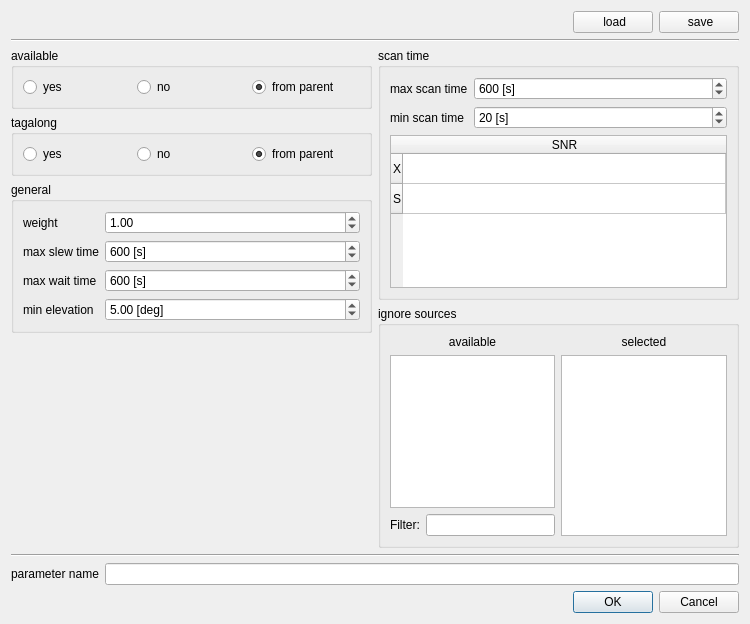
<?xml version="1.0" encoding="UTF-8"?>
<ui version="4.0">
 <class>stationParametersDialog</class>
 <widget class="QDialog" name="stationParametersDialog">
  <property name="geometry">
   <rect>
    <x>0</x>
    <y>0</y>
    <width>750</width>
    <height>624</height>
   </rect>
  </property>
  <property name="windowTitle">
   <string>Dialog</string>
  </property>
  <layout class="QVBoxLayout" name="verticalLayout_7">
   <item>
    <layout class="QHBoxLayout" name="horizontalLayout_9">
     <item>
      <spacer name="horizontalSpacer_2">
       <property name="orientation">
        <enum>Qt::Horizontal</enum>
       </property>
       <property name="sizeHint" stdset="0">
        <size>
         <width>40</width>
         <height>20</height>
        </size>
       </property>
      </spacer>
     </item>
     <item>
      <widget class="QPushButton" name="pushButton_load">
       <property name="text">
        <string> load</string>
       </property>
       <property name="icon">
        <iconset resource="myresources.qrc">
         <normaloff>:/icons/icons/folder-open-5.png</normaloff>:/icons/icons/folder-open-5.png</iconset>
       </property>
      </widget>
     </item>
     <item>
      <widget class="QPushButton" name="pushButton_save">
       <property name="text">
        <string> save</string>
       </property>
       <property name="icon">
        <iconset resource="myresources.qrc">
         <normaloff>:/icons/icons/document-export.png</normaloff>:/icons/icons/document-export.png</iconset>
       </property>
      </widget>
     </item>
    </layout>
   </item>
   <item>
    <widget class="Line" name="line_2">
     <property name="orientation">
      <enum>Qt::Horizontal</enum>
     </property>
    </widget>
   </item>
   <item>
    <layout class="QHBoxLayout" name="horizontalLayout_6" stretch="1,1">
     <item>
      <layout class="QVBoxLayout" name="verticalLayout">
       <item>
        <widget class="QGroupBox" name="groupBox_2">
         <property name="title">
          <string>available</string>
         </property>
         <layout class="QHBoxLayout" name="horizontalLayout_5">
          <item>
           <widget class="QRadioButton" name="radioButton_available_yes">
            <property name="text">
             <string>yes</string>
            </property>
            <property name="checked">
             <bool>false</bool>
            </property>
           </widget>
          </item>
          <item>
           <widget class="QRadioButton" name="radioButton_available_no">
            <property name="text">
             <string>no</string>
            </property>
           </widget>
          </item>
          <item>
           <widget class="QRadioButton" name="radioButton_available_parent">
            <property name="text">
             <string>from parent</string>
            </property>
            <property name="checked">
             <bool>true</bool>
            </property>
           </widget>
          </item>
         </layout>
        </widget>
       </item>
       <item>
        <widget class="QGroupBox" name="groupBox_3">
         <property name="title">
          <string>tagalong</string>
         </property>
         <layout class="QHBoxLayout" name="horizontalLayout_4">
          <item>
           <widget class="QRadioButton" name="radioButton_tagalong_yes">
            <property name="text">
             <string>yes</string>
            </property>
           </widget>
          </item>
          <item>
           <widget class="QRadioButton" name="radioButton_tagalong_no">
            <property name="text">
             <string>no</string>
            </property>
            <property name="checked">
             <bool>false</bool>
            </property>
           </widget>
          </item>
          <item>
           <widget class="QRadioButton" name="radioButton_tagalong_parent">
            <property name="text">
             <string>from parent</string>
            </property>
            <property name="checked">
             <bool>true</bool>
            </property>
           </widget>
          </item>
         </layout>
        </widget>
       </item>
       <item>
        <widget class="QGroupBox" name="groupBox">
         <property name="title">
          <string>general</string>
         </property>
         <layout class="QFormLayout" name="formLayout_3">
          <item row="0" column="0">
           <widget class="QLabel" name="label_3">
            <property name="text">
             <string>weight</string>
            </property>
           </widget>
          </item>
          <item row="0" column="1">
           <widget class="QDoubleSpinBox" name="doubleSpinBox_weight">
            <property name="singleStep">
             <double>0.100000000000000</double>
            </property>
            <property name="value">
             <double>1.000000000000000</double>
            </property>
           </widget>
          </item>
          <item row="1" column="0">
           <widget class="QLabel" name="maxSlewTimeLabel">
            <property name="text">
             <string>max slew time</string>
            </property>
           </widget>
          </item>
          <item row="1" column="1">
           <widget class="QSpinBox" name="spinBox_maxSlewTime">
            <property name="suffix">
             <string> [s]</string>
            </property>
            <property name="maximum">
             <number>9999</number>
            </property>
            <property name="singleStep">
             <number>60</number>
            </property>
            <property name="value">
             <number>600</number>
            </property>
           </widget>
          </item>
          <item row="2" column="0">
           <widget class="QLabel" name="maxWaitTimeLabel">
            <property name="text">
             <string>max wait time</string>
            </property>
           </widget>
          </item>
          <item row="2" column="1">
           <widget class="QSpinBox" name="spinBox_maxWaitTime">
            <property name="suffix">
             <string> [s]</string>
            </property>
            <property name="maximum">
             <number>9999</number>
            </property>
            <property name="singleStep">
             <number>60</number>
            </property>
            <property name="value">
             <number>600</number>
            </property>
           </widget>
          </item>
          <item row="3" column="0">
           <widget class="QLabel" name="label_9">
            <property name="text">
             <string>min elevation</string>
            </property>
           </widget>
          </item>
          <item row="3" column="1">
           <widget class="QDoubleSpinBox" name="doubleSpinBox_minElevation">
            <property name="suffix">
             <string> [deg]</string>
            </property>
            <property name="value">
             <double>5.000000000000000</double>
            </property>
           </widget>
          </item>
         </layout>
        </widget>
       </item>
       <item>
        <spacer name="verticalSpacer">
         <property name="orientation">
          <enum>Qt::Vertical</enum>
         </property>
         <property name="sizeHint" stdset="0">
          <size>
           <width>20</width>
           <height>40</height>
          </size>
         </property>
        </spacer>
       </item>
      </layout>
     </item>
     <item>
      <layout class="QVBoxLayout" name="verticalLayout_6">
       <item>
        <widget class="QGroupBox" name="groupBox_4">
         <property name="title">
          <string>scan time</string>
         </property>
         <layout class="QVBoxLayout" name="verticalLayout_5">
          <item>
           <layout class="QFormLayout" name="formLayout_2">
            <item row="0" column="0">
             <widget class="QLabel" name="label">
              <property name="text">
               <string>max scan time</string>
              </property>
             </widget>
            </item>
            <item row="0" column="1">
             <widget class="QSpinBox" name="spinBox_maxScanTime">
              <property name="suffix">
               <string> [s]</string>
              </property>
              <property name="maximum">
               <number>9999</number>
              </property>
              <property name="singleStep">
               <number>60</number>
              </property>
              <property name="value">
               <number>600</number>
              </property>
             </widget>
            </item>
            <item row="1" column="0">
             <widget class="QLabel" name="label_2">
              <property name="text">
               <string>min scan time</string>
              </property>
             </widget>
            </item>
            <item row="1" column="1">
             <widget class="QSpinBox" name="spinBox_minScanTime">
              <property name="suffix">
               <string> [s]</string>
              </property>
              <property name="maximum">
               <number>9999</number>
              </property>
              <property name="singleStep">
               <number>10</number>
              </property>
              <property name="value">
               <number>20</number>
              </property>
             </widget>
            </item>
           </layout>
          </item>
          <item>
           <widget class="QTableWidget" name="tableWidget_SNR">
            <property name="minimumSize">
             <size>
              <width>0</width>
              <height>120</height>
             </size>
            </property>
            <attribute name="horizontalHeaderStretchLastSection">
             <bool>true</bool>
            </attribute>
            <row>
             <property name="text">
              <string>X</string>
             </property>
            </row>
            <row>
             <property name="text">
              <string>S</string>
             </property>
            </row>
            <column>
             <property name="text">
              <string>SNR</string>
             </property>
            </column>
           </widget>
          </item>
         </layout>
        </widget>
       </item>
       <item>
        <widget class="QGroupBox" name="groupBox_5">
         <property name="title">
          <string>ignore sources</string>
         </property>
         <layout class="QVBoxLayout" name="verticalLayout_4">
          <item>
           <layout class="QHBoxLayout" name="horizontalLayout_3">
            <item>
             <layout class="QVBoxLayout" name="verticalLayout_2">
              <item>
               <widget class="QLabel" name="label_6">
                <property name="text">
                 <string>available</string>
                </property>
                <property name="alignment">
                 <set>Qt::AlignCenter</set>
                </property>
               </widget>
              </item>
              <item>
               <widget class="QListView" name="listView_ignoreSources">
                <property name="editTriggers">
                 <set>QAbstractItemView::NoEditTriggers</set>
                </property>
               </widget>
              </item>
              <item>
               <layout class="QHBoxLayout" name="horizontalLayout">
                <item>
                 <widget class="QLabel" name="label_8">
                  <property name="text">
                   <string>Filter:</string>
                  </property>
                 </widget>
                </item>
                <item>
                 <widget class="QLineEdit" name="lineEdit_filter">
                  <property name="inputMask">
                   <string/>
                  </property>
                  <property name="text">
                   <string/>
                  </property>
                 </widget>
                </item>
               </layout>
              </item>
             </layout>
            </item>
            <item>
             <layout class="QVBoxLayout" name="verticalLayout_3">
              <item>
               <widget class="QLabel" name="label_7">
                <property name="text">
                 <string>selected</string>
                </property>
                <property name="alignment">
                 <set>Qt::AlignCenter</set>
                </property>
               </widget>
              </item>
              <item>
               <widget class="QListWidget" name="listWidget_selectedIgnoreSources">
                <property name="editTriggers">
                 <set>QAbstractItemView::NoEditTriggers</set>
                </property>
               </widget>
              </item>
             </layout>
            </item>
           </layout>
          </item>
         </layout>
        </widget>
       </item>
      </layout>
     </item>
    </layout>
   </item>
   <item>
    <widget class="Line" name="line">
     <property name="orientation">
      <enum>Qt::Horizontal</enum>
     </property>
    </widget>
   </item>
   <item>
    <layout class="QHBoxLayout" name="horizontalLayout_2">
     <item>
      <widget class="QLabel" name="label_5">
       <property name="text">
        <string>parameter name</string>
       </property>
      </widget>
     </item>
     <item>
      <widget class="QLineEdit" name="lineEdit"/>
     </item>
    </layout>
   </item>
   <item>
    <widget class="QDialogButtonBox" name="buttonBox">
     <property name="orientation">
      <enum>Qt::Horizontal</enum>
     </property>
     <property name="standardButtons">
      <set>QDialogButtonBox::Cancel|QDialogButtonBox::Ok</set>
     </property>
    </widget>
   </item>
  </layout>
 </widget>
 <resources>
  <include location="myresources.qrc"/>
 </resources>
 <connections>
  <connection>
   <sender>buttonBox</sender>
   <signal>rejected()</signal>
   <receiver>stationParametersDialog</receiver>
   <slot>reject()</slot>
   <hints>
    <hint type="sourcelabel">
     <x>290</x>
     <y>614</y>
    </hint>
    <hint type="destinationlabel">
     <x>361</x>
     <y>571</y>
    </hint>
   </hints>
  </connection>
 </connections>
</ui>
